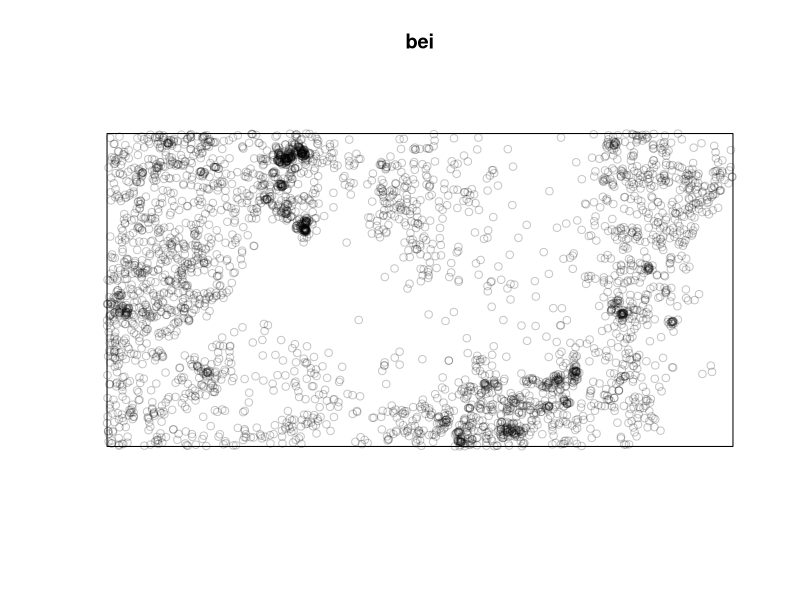
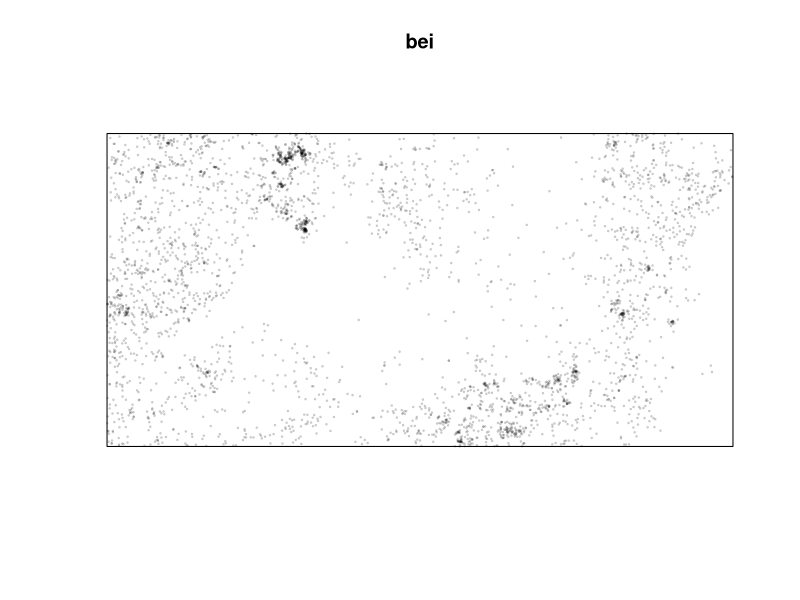
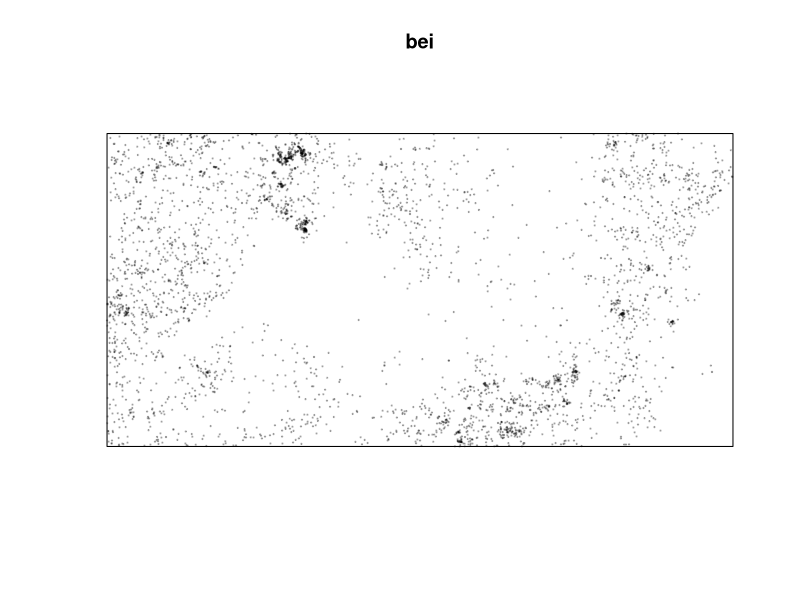
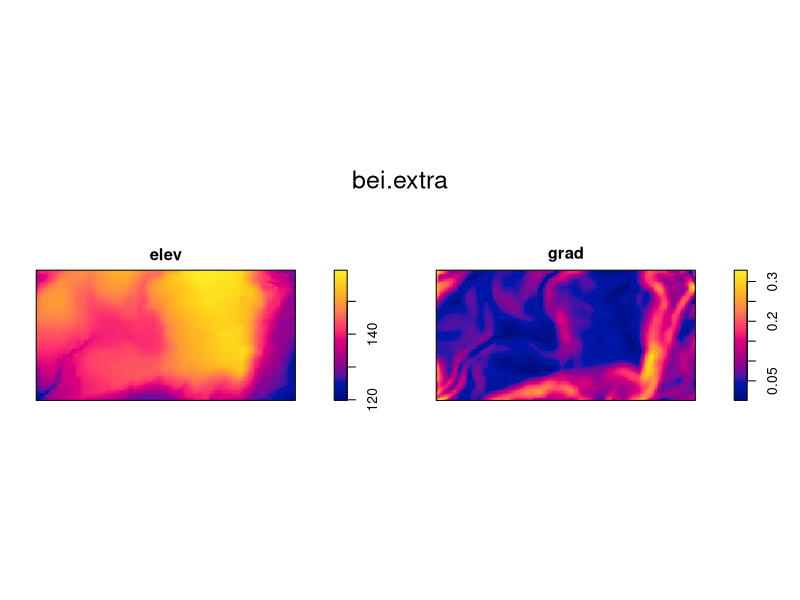
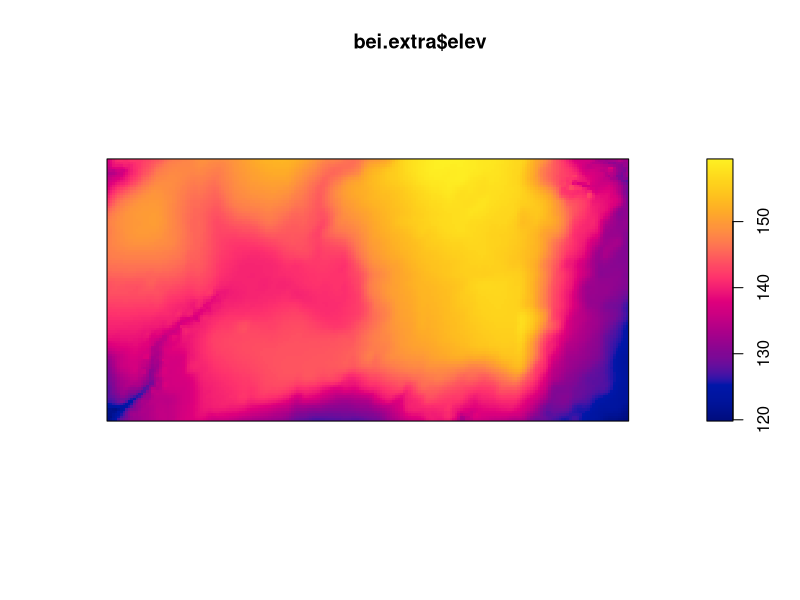
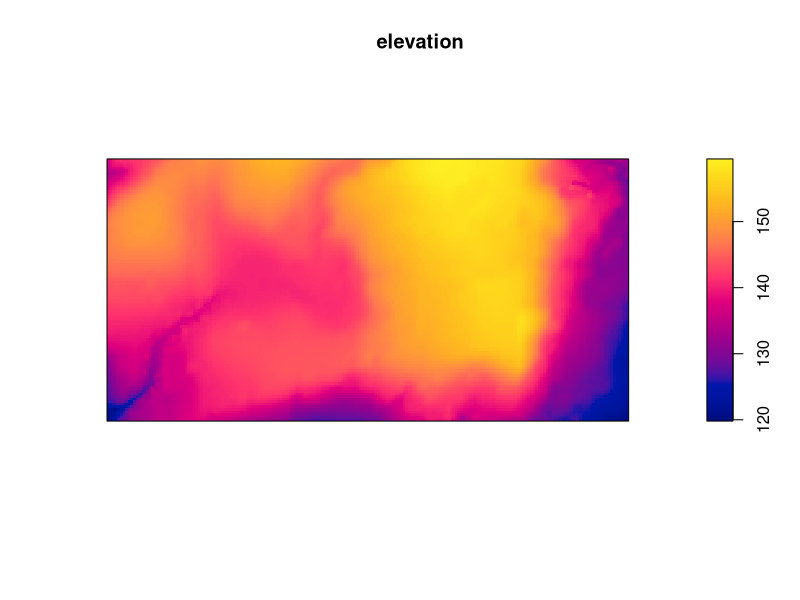
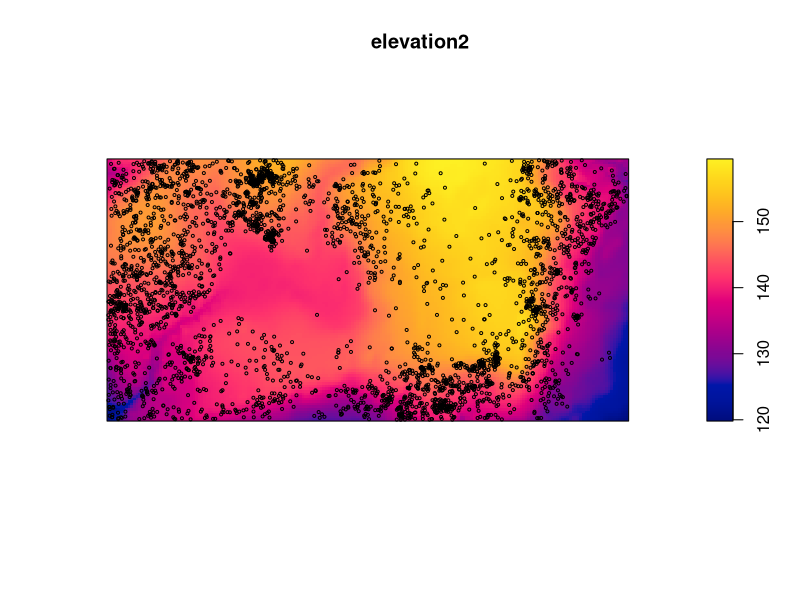

Recreate these plots in R, in order.
# LEZIONE 1
# Code related to population ecology

# A package is needed for point pattern analysis
#everytime we take something that is outside of R we need to use the brackets
install.packages("spatstat")
# quando si esce da R, come per il caso dell'installaazione dei pacchetti, dobbiamo usare ""
library(spatstat) # to check if it has been installed

#the dataset is called 'bei' and it's inside the package spatstat
# dataset bei--> tropical forest trees
# data description:
#aways put the link as a comment
# https://CRAN.R-project.org/package=spatstat

bei

# plotting the data
plot(bei)

# changing dimension - cex
plot(bei, cex=.2)

# changing the symbol - pch
plot(bei, cex=.2, pch=19)

# there's an additional datasets in the package
bei.extra
plot(bei.extra)

# let's use only part of the dataset: elev
plot(bei.extra$elev)
elevation <- bei.extra$elev
plot(elevation)

# second method to select elements
elevation2 <- bei.extra[[1]]
plot(elevation2)





# LEZIONE 3
# uinstall.pcakages("spatstat")
library(spatstat)
library(terra)
# vogliamo passare ad una funzione di densità
densitymap<-density(bei)
# we aren't dealing with points anymore, but with pixels
# vogliamo sovrapporre alla mappa di densità anche la mappa dei punti
# questa funzione si chiama points
points(bei,cex=.4)
